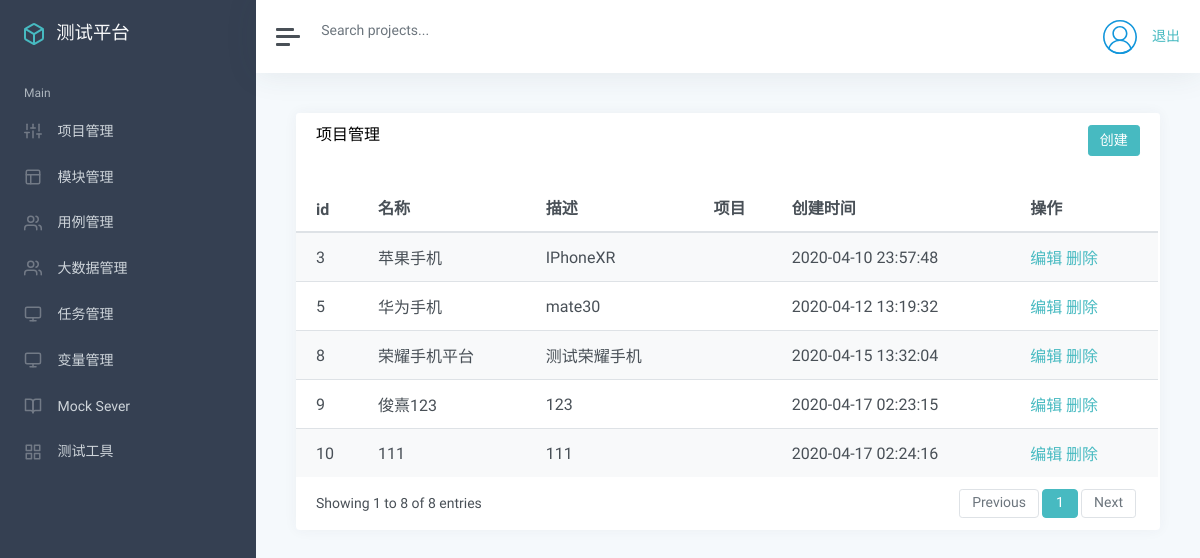
/manage/ (signed in), run on an earlier commit of the app's database.
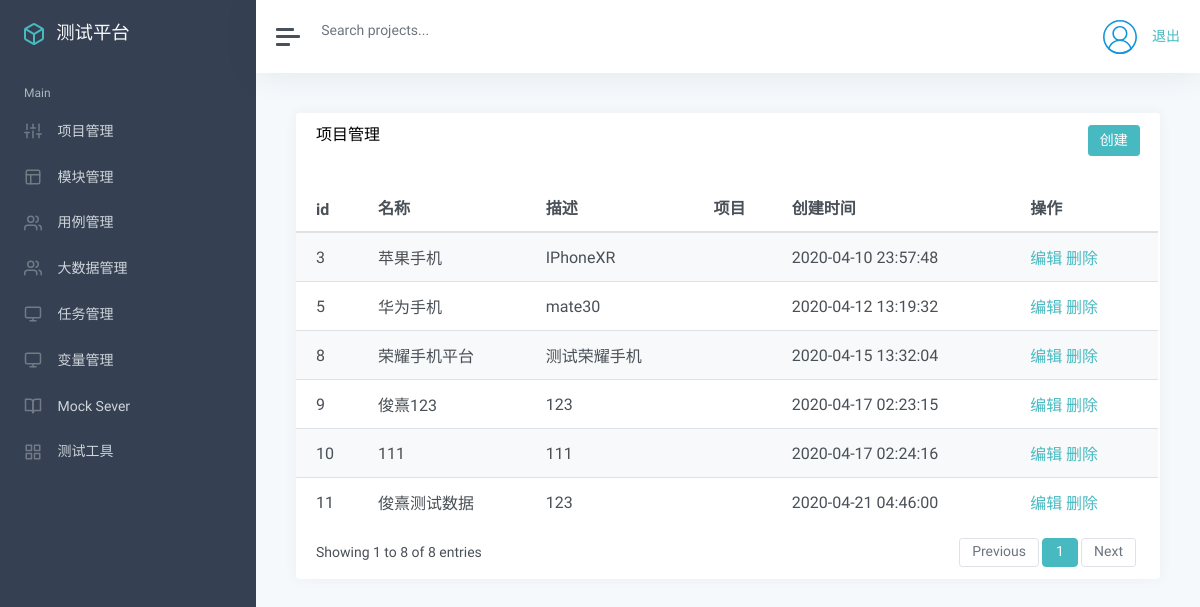
And on a later commit of the database.
### app_manage/models.py (models this page shows, shortened)
class Project(models.Model):
    name = models.CharField("名称", max_length=100, null=False, default="")
    describe = models.TextField("描述", default="")
    status = models.BooleanField("状态", default=True)
    update_time = models.DateTimeField("更新时间", auto_now=True)
    create_time = models.DateTimeField("创建时间", auto_now_add=True)

### app_manage/views/project_views.py (the view)
# urls.py: path("", project_views.list_project),
@login_required
def list_project(request):
    username = request.COOKIES.get('user','')
    projects_list = Project.objects.all
    return render(request, "project/project_list.html", {"projects":projects_list,
                                                         "user":username})

### templates/project/project_list.html (shortened to what this page needs)
{% extends "manage.html" %}
{% block manage %}
<div class="card flex-fill">
    <div class="card-header">
        <h5 class="card-title mb-0" style="float:left">项目管理</h5>
        <button onclick="add()" type="button" class="btn btn-primary" style=" float:right">创建</button>
    </div>
    <div id="datatables-dashboard-traffic_wrapper" class="dataTables_wrapper dt-bootstrap4 no-footer">
        <div class="row">
            <div class="col-sm-12">
                <table id="datatables-dashboard-traffic" class="table table-striped my-0 dataTable no-footer"
                    role="grid" aria-describedby="datatables-dashboard-traffic_info">
                    <thead>
                        <tr role="row">
                            <th>id</th>
                            <th>名称</th>
                            <th>描述</th>
                            <th>项目</th>
                            <th>创建时间</th>
                            <th>操作</th>
                        </tr>
                    </thead>
                    <tbody>
                        {% for p in projects %}
                        <tr role="row" class="odd">
                            <td>{{ p.id }}</td>
                            <td>{{ p.name }}</td>
                            <td>{{ p.describe }}</td>
                            <td>{{ p.project }}</td>
                            <td>{{ p.create_time |date:"Y-m-d H:i:s"}}</td>
                            <td>
                                <a href="/manage/project_edit/{{p.id}}/">编辑</a>
                                <a href="/manage/project_delete/{{p.id}}">删除</a>
                            </td>
                        </tr>
                        {% endfor %}
                    </tbody>
                </table>
            </div>
        </div>
        <div class="row">
            <div class="col-sm-12 col-md-5">
                <div class="dataTables_info" id="datatables-dashboard-traffic_info" role="status" aria-live="polite">
                    Showing 1 to 8 of 8 entries
                </div>
            </div>
            <div class="col-sm-12 col-md-7">
                <div class="dataTables_paginate paging_simple_numbers" id="datatables-dashboard-traffic_paginate">
                    <ul class="pagination">
                        <li class="paginate_button page-item previous disabled"
                            id="datatables-dashboard-traffic_previous">
                            <a href="#" aria-controls="datatables-dashboard-traffic" data-dt-idx="0" tabindex="0"
                                class="page-link">Previous</a>
                        </li>
                        <li class="paginate_button page-item active">
                            <a href="#" aria-controls="datatables-dashboard-traffic" data-dt-idx="1" tabindex="0"
                                class="page-link">1</a>
                        </li>
                        <li class="paginate_button page-item next disabled" id="datatables-dashboard-traffic_next">
                            <a href="#" aria-controls="datatables-dashboard-traffic" data-dt-idx="2" tabindex="0"
                                class="page-link">Next</a>
                        </li>
                    </ul>
                </div>
            </div>
        </div>
    </div>
</div>
{% endblock %}

What changed in the data, as far as the page shows it:
added Project: id "11", name "俊熹测试数据", describe "123", create_time "2020-04-21 04:46:00"
